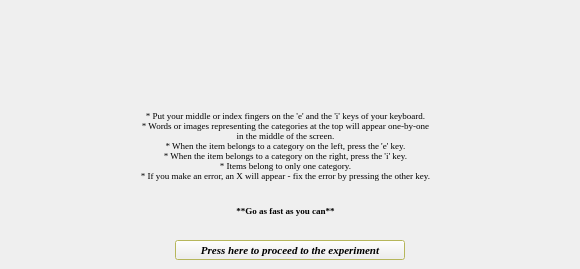
    <widget class="QWidget" name="sexualityPrepare">
     <widget class="QLabel" name="sexualityPrepareLeft">
      <property name="geometry">
       <rect>
        <x>10</x>
        <y>8</y>
        <width>221</width>
        <height>50</height>
       </rect>
      </property>
      <property name="font">
       <font>
        <family>Times New Roman</family>
        <pointsize>10</pointsize>
        <weight>75</weight>
        <bold>true</bold>
       </font>
      </property>
      <property name="text">
       <string/>
      </property>
      <property name="alignment">
       <set>Qt::AlignCenter</set>
      </property>
     </widget>
     <widget class="QLabel" name="sexualityPrepareRight">
      <property name="geometry">
       <rect>
        <x>350</x>
        <y>8</y>
        <width>221</width>
        <height>50</height>
       </rect>
      </property>
      <property name="font">
       <font>
        <family>Times New Roman</family>
        <pointsize>10</pointsize>
        <weight>75</weight>
        <bold>true</bold>
       </font>
      </property>
      <property name="text">
       <string/>
      </property>
      <property name="alignment">
       <set>Qt::AlignCenter</set>
      </property>
     </widget>
     <widget class="QLabel" name="sexualityPrepareInstruction">
      <property name="geometry">
       <rect>
        <x>5</x>
        <y>90</y>
        <width>561</width>
        <height>111</height>
       </rect>
      </property>
      <property name="font">
       <font>
        <family>Times New Roman</family>
        <pointsize>7</pointsize>
       </font>
      </property>
      <property name="text">
       <string>* Put your middle or index fingers on the 'e' and the 'i' keys of your keyboard.
* Words or images representing the categories at the top will appear one-by-one 
in the middle of the screen. 
* When the item belongs to a category on the left, press the 'e' key.
* When the item belongs to a category on the right, press the 'i' key. 
* Items belong to only one category. 
* If you make an error, an X will appear - fix the error by pressing the other key.</string>
      </property>
      <property name="alignment">
       <set>Qt::AlignCenter</set>
      </property>
     </widget>
     <widget class="QLabel" name="prepareInstruction2">
      <property name="geometry">
       <rect>
        <x>0</x>
        <y>200</y>
        <width>571</width>
        <height>20</height>
       </rect>
      </property>
      <property name="font">
       <font>
        <family>Times New Roman</family>
        <pointsize>7</pointsize>
        <weight>75</weight>
        <bold>true</bold>
       </font>
      </property>
      <property name="text">
       <string>**Go as fast as you can**</string>
      </property>
      <property name="alignment">
       <set>Qt::AlignCenter</set>
      </property>
     </widget>
     <widget class="QPushButton" name="sexualityBtn">
      <property name="geometry">
       <rect>
        <x>175</x>
        <y>240</y>
        <width>230</width>
        <height>20</height>
       </rect>
      </property>
      <property name="palette">
       <palette>
        <active>
         <colorrole role="Base">
          <brush brushstyle="SolidPattern">
           <color alpha="255">
            <red>255</red>
            <green>255</green>
            <blue>127</blue>
           </color>
          </brush>
         </colorrole>
         <colorrole role="Window">
          <brush brushstyle="SolidPattern">
           <color alpha="255">
            <red>255</red>
            <green>255</green>
            <blue>127</blue>
           </color>
          </brush>
         </colorrole>
         <colorrole role="Shadow">
          <brush brushstyle="SolidPattern">
           <color alpha="255">
            <red>255</red>
            <green>255</green>
            <blue>127</blue>
           </color>
          </brush>
         </colorrole>
         <colorrole role="AlternateBase">
          <brush brushstyle="SolidPattern">
           <color alpha="255">
            <red>255</red>
            <green>255</green>
            <blue>0</blue>
           </color>
          </brush>
         </colorrole>
        </active>
        <inactive>
         <colorrole role="Base">
          <brush brushstyle="SolidPattern">
           <color alpha="255">
            <red>255</red>
            <green>255</green>
            <blue>127</blue>
           </color>
          </brush>
         </colorrole>
         <colorrole role="Window">
          <brush brushstyle="SolidPattern">
           <color alpha="255">
            <red>255</red>
            <green>255</green>
            <blue>127</blue>
           </color>
          </brush>
         </colorrole>
         <colorrole role="Shadow">
          <brush brushstyle="SolidPattern">
           <color alpha="255">
            <red>255</red>
            <green>255</green>
            <blue>127</blue>
           </color>
          </brush>
         </colorrole>
         <colorrole role="AlternateBase">
          <brush brushstyle="SolidPattern">
           <color alpha="255">
            <red>255</red>
            <green>255</green>
            <blue>0</blue>
           </color>
          </brush>
         </colorrole>
        </inactive>
        <disabled>
         <colorrole role="Base">
          <brush brushstyle="SolidPattern">
           <color alpha="255">
            <red>255</red>
            <green>255</green>
            <blue>127</blue>
           </color>
          </brush>
         </colorrole>
         <colorrole role="Window">
          <brush brushstyle="SolidPattern">
           <color alpha="255">
            <red>255</red>
            <green>255</green>
            <blue>127</blue>
           </color>
          </brush>
         </colorrole>
         <colorrole role="Shadow">
          <brush brushstyle="SolidPattern">
           <color alpha="255">
            <red>255</red>
            <green>255</green>
            <blue>127</blue>
           </color>
          </brush>
         </colorrole>
         <colorrole role="AlternateBase">
          <brush brushstyle="SolidPattern">
           <color alpha="255">
            <red>255</red>
            <green>255</green>
            <blue>0</blue>
           </color>
          </brush>
         </colorrole>
        </disabled>
       </palette>
      </property>
      <property name="font">
       <font>
        <family>Times New Roman</family>
        <pointsize>8</pointsize>
        <weight>75</weight>
        <italic>true</italic>
        <bold>true</bold>
       </font>
      </property>
      <property name="autoFillBackground">
       <bool>true</bool>
      </property>
      <property name="text">
       <string>Press here to proceed to the experiment</string>
      </property>
     </widget>
    </widget>
